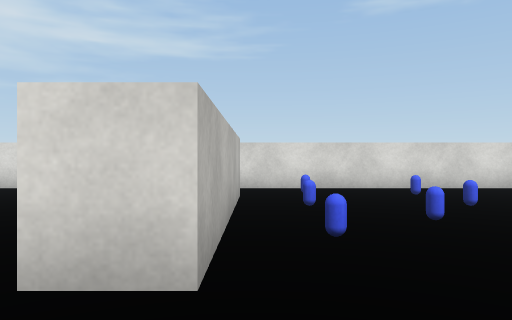
[1] (above)

16 first-person views from a walk through a 3-D level made in the Unity game engine. The camera is 0.71 m above the floor, looks level and sees 70° across. The floor is counted in squares, 1 m on a side. Each view is taken from the middle of a square. On the plan, view 1 faces up. The plan holds only what a view shows up to about 11 squares ahead; the rest is blank. Surface patterns are stand-ins for the level's own textures.

[2]
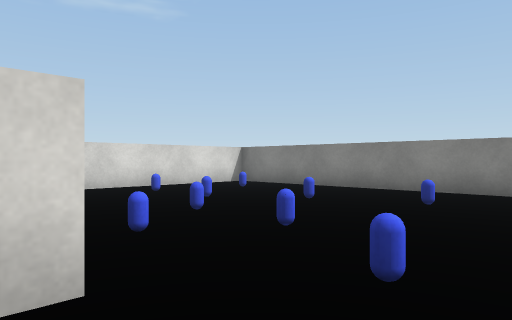

[3]
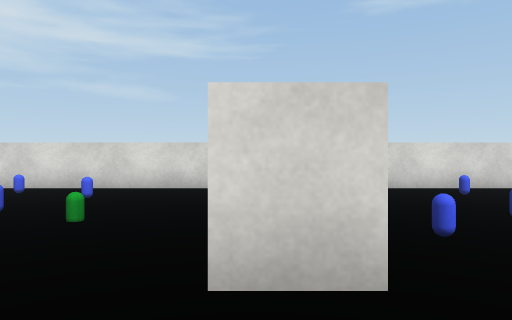

[4]
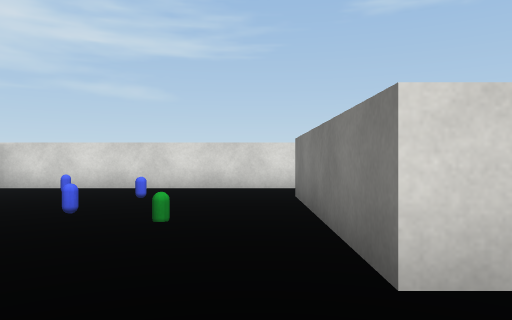

[5]
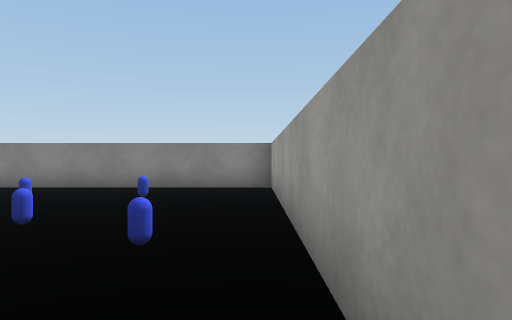

[6]
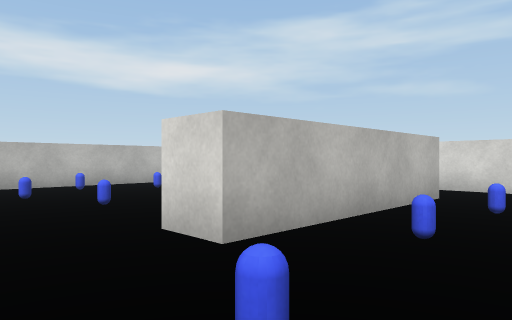

[7]
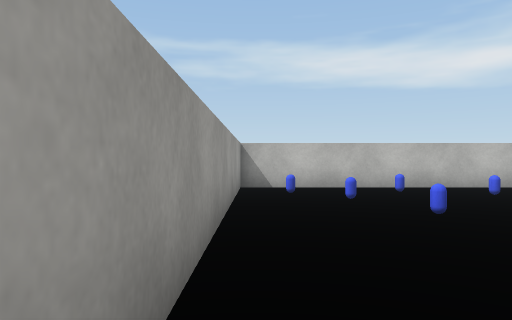

[8]
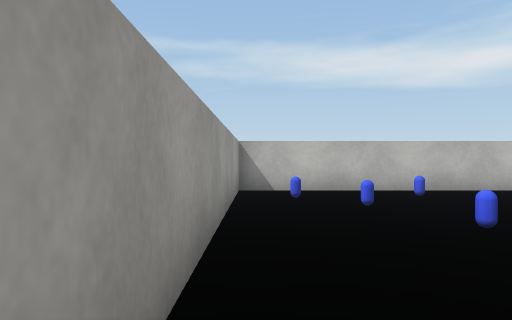

[9]
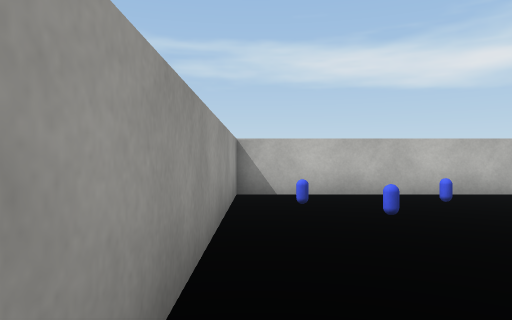

[10]
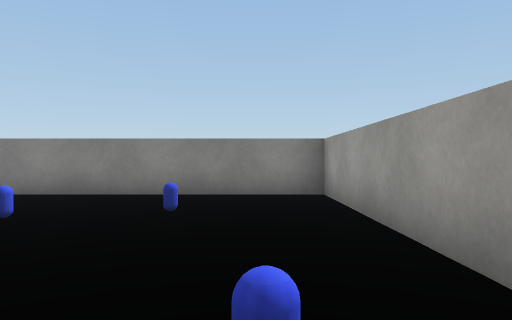

[11]
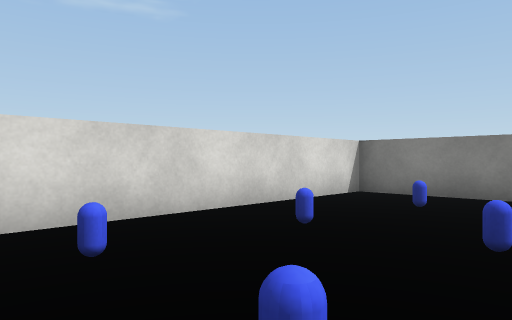

[12]
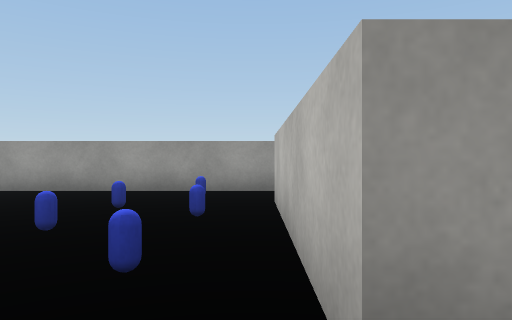

[13]
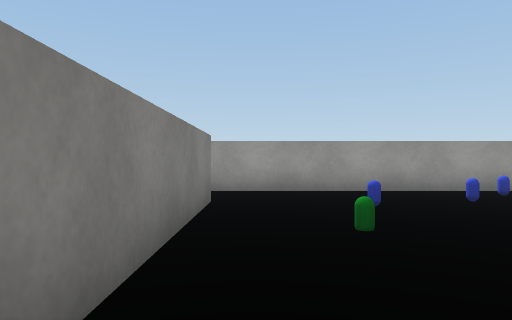

[14]
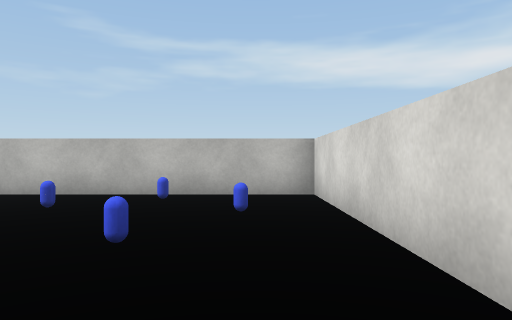

[15]
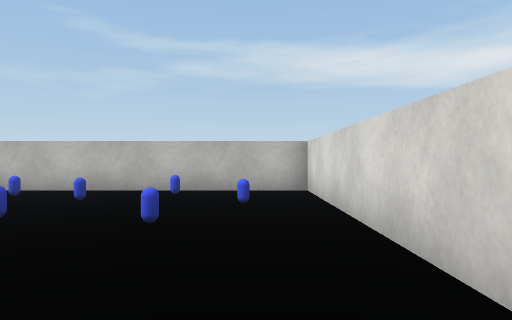

[16]
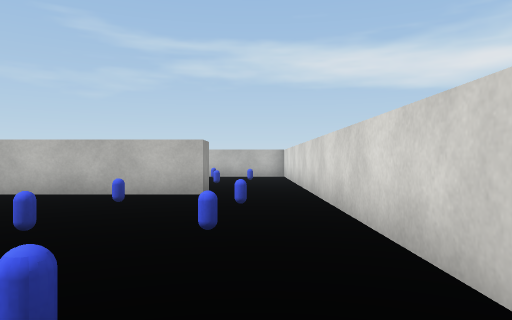

### Floor plan
Points are (right, up) in squares from view 1. A wall is a line through its corners. A room is listed if a view was taken in it or the views show most of it. See-through windows are left out.
Room 1 (views 1, 6, 7, 8, 10, 11, 16)
walls: (-0.3, 6.9) (-0.3, 1.9); (-0.5, -0.4) (7.5, -0.4) (7.5, 9.2) (0.5, 9.2)
ways out: opening at (-1, 0.5) to room 2; opening at (-0.5, 7.5) to room 2; gap at (0, 6) to room 2
objects: other object (1, 1); other object (1, 3); other object (1, 6); other object (1, 8); other object (2, 3); other object (2, 4); other object (3, 6); other object (3, 8); other object (4, 4); other object (5, 2); other object (6, 7)
Room 2 (views 2, 3, 4, 5, 9, 12, 13, 14, 15)
walls: (-0.3, 1.9) (-1.3, 1.9) (-1.3, 6.9) (-0.3, 6.9); (0.5, 9.2) (-8.5, 9.2) (-8.5, -0.4) (-0.5, -0.4)
ways out: opening at (-1, 0.5) to room 1; opening at (-0.5, 7.5) to room 1; gap at (0, 6) to room 1
objects: other object (-8, 6); other object (-7, 1); other object (-7, 3); other object (-6, 2); other object (-6, 5); other object (-6, 8); other object (-4, 2); other object (-4, 5); other object (-4, 7); other object (-3, 4)

Positions as (right, up) in squares from view 1, and headings:
1: (0, 0), facing up
2: (-1, 0), facing up-right
3: (-1, 0), facing up
4: (-2, 0), facing up
5: (-2, 0), facing right
6: (2, 0), facing up-left
7: (1, 0), facing left
8: (0, 0), facing left
9: (-1, 0), facing left
10: (0, 1), facing right
11: (0, 5), facing up-right
12: (0, 8), facing down
13: (-2, 8), facing down
14: (-1, 8), facing left
15: (0, 8), facing left
16: (7, 8), facing left
